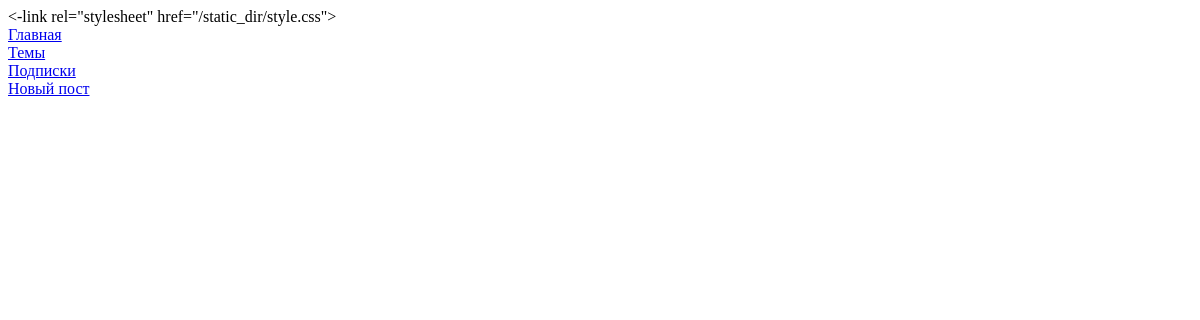
Before: /index (signed in) with the older database file.
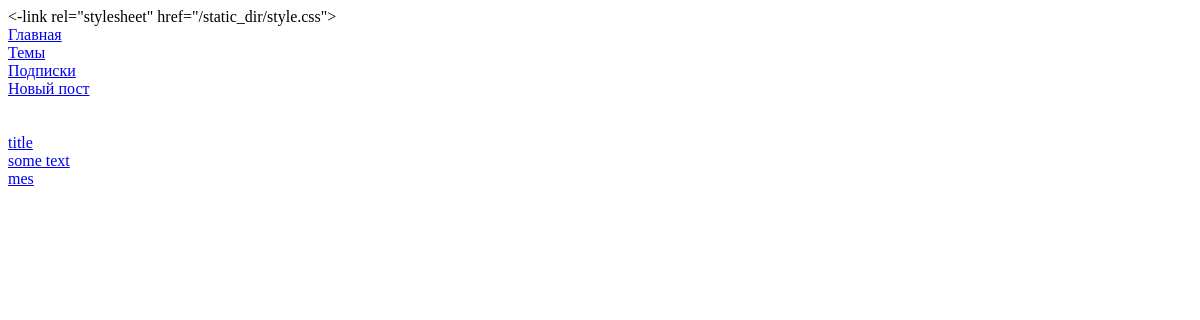
After: the same page with the newer database file.
### app/models.py (models this page shows, shortened)
class Post(db.Model):
    id = db.Column(db.Integer, primary_key=True)
    title = db.Column(db.String(64), nullable=False, default='Ошибка')
    body = db.Column(db.Text(1000), nullable=False, default='Ошибка')
    timestamp = db.Column(db.DateTime, index=True, default=datetime.utcnow)
    user_id = db.Column(db.Integer, db.ForeignKey('user.id'))
    views = db.Column(db.Integer, default=0)
    likes_users = db.relationship('User', secondary=likes, backref=db.backref('liked_posts', lazy='dynamic'))
    def __repr__(self):
        return self.body

class User(UserMixin, db.Model):
    id = db.Column(db.Integer, primary_key=True)
    username = db.Column(db.String(64), index=True, unique=True)
    last_seen = db.Column(db.DateTime, default=datetime.utcnow)
    email = db.Column(db.String(120), index=True, unique=True)
    confirm = db.Column(db.Boolean, default=False)
    password_hash = db.Column(db.String(128))
    posts = db.relationship('Post', backref='author', lazy='dynamic')
    @login.user_loader
    def load_user(id):
    	return User.query.get(int(id))

### app/routes.py (the view)
@app.route('/')
@app.route('/index')
def index():
	posts = Post.query.order_by(Post.timestamp.desc()).all()
	print(posts)
	return render_template('index.html', posts=posts, current_user=current_user)

### app/routes.py (called while the page is built)
@app.before_request
def before_request():
	if current_user.is_authenticated:
		current_user.last_seen = datetime.utcnow()
		db.session.commit()

### app/templates/index.html (shortened to what this page needs)
{% extends "base.html" %}
{% block content %}
<div class="blogread">
    <div class="blogread__columns">
        {% for post in posts %}
        <div class="blogread__column">
            <div class="column__content">
                <div class="content__title"><a href="{{ url_for('post', post_id=post.id) }}">{{ post.title }}</a></div>
                <div class="content__text"><a href="{{ url_for('post', post_id=post.id) }}">{{ post.body }}</a></div>
                <div class="content__author" ><a href="{{ url_for('user', username=post.author.username) }}">{{ post.author.username }}</a></div>
            </div>
        </div>
        {% endfor %}
    </div>
</div>
{% endblock %}

### app/templates/base.html (shortened to what this page needs)
<!DOCTYPE html>
<html lang="en">
<head>
    <-link rel="stylesheet" href="{{ url_for('static', filename='style.css') }}">
</head>
<body>
    <div class="navbar">
        <div class="navbar__Main">
            <a href="{{ url_for('index') }}" class="navbar__Main__Text">Главная</a>
        </div>
        <div class="navbar__Themes">
            <a href="{{ url_for('themes') }}" class="navbar__Themes__Text">Темы</a>
        </div>
        <div class="navbar__Subscribes">
            <a href="{{ url_for('subs') }}" class="navbar__Subscribes__Text">Подписки</a>
        </div>
        <div class="navbar__NewPost"><a href="{{ url_for('new_post') }}" class="navbar__NewPost__Text">Новый пост</a>
        </div>
        <div class="navbar__Search">
        </div>
        <div class="navbar__Profile">
        </div>
    </div>
    {% block content %}
    {% endblock %}
</body>
</html>

Changed rows visible on the page:
added Post: title "title", body "some text", author.username "mes"
